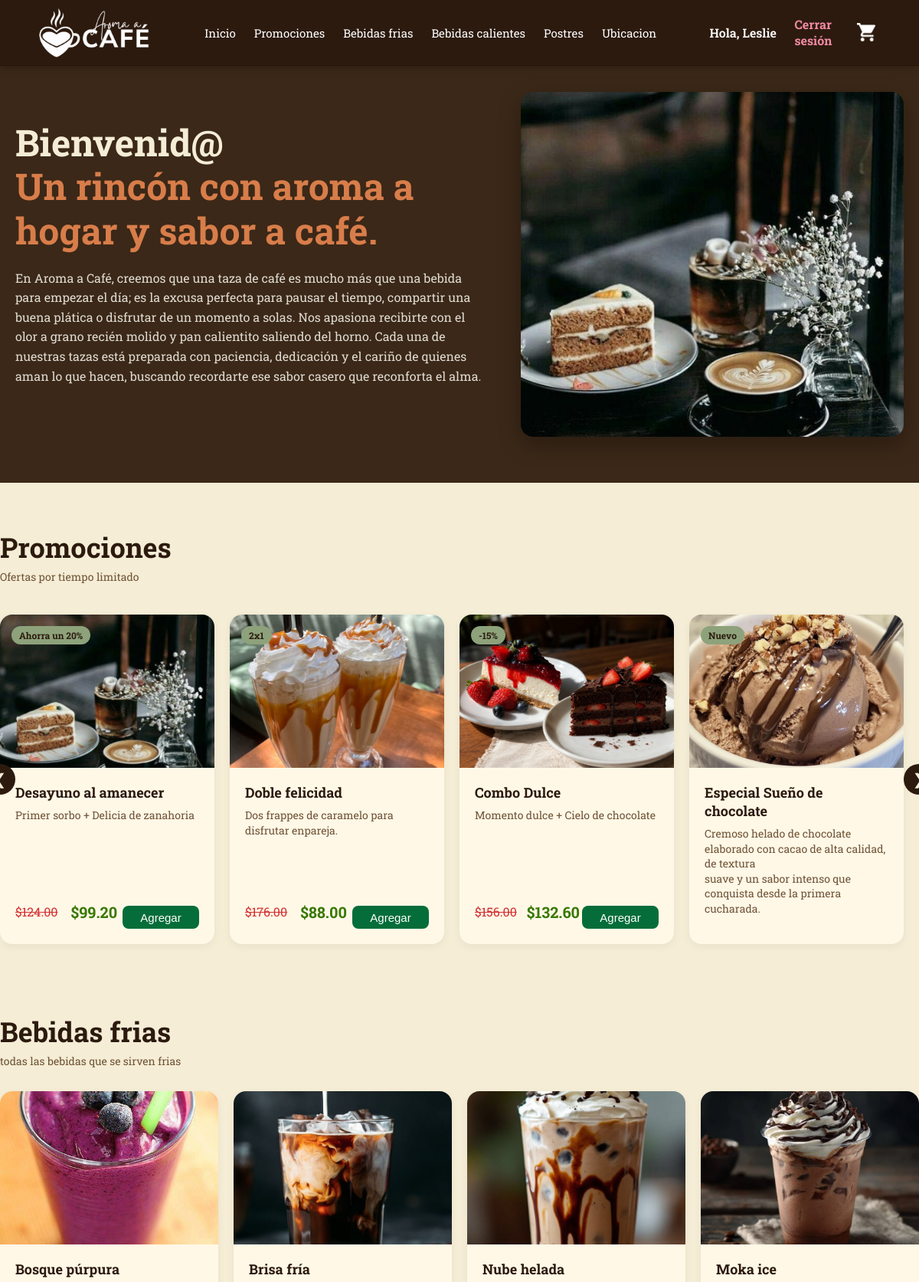
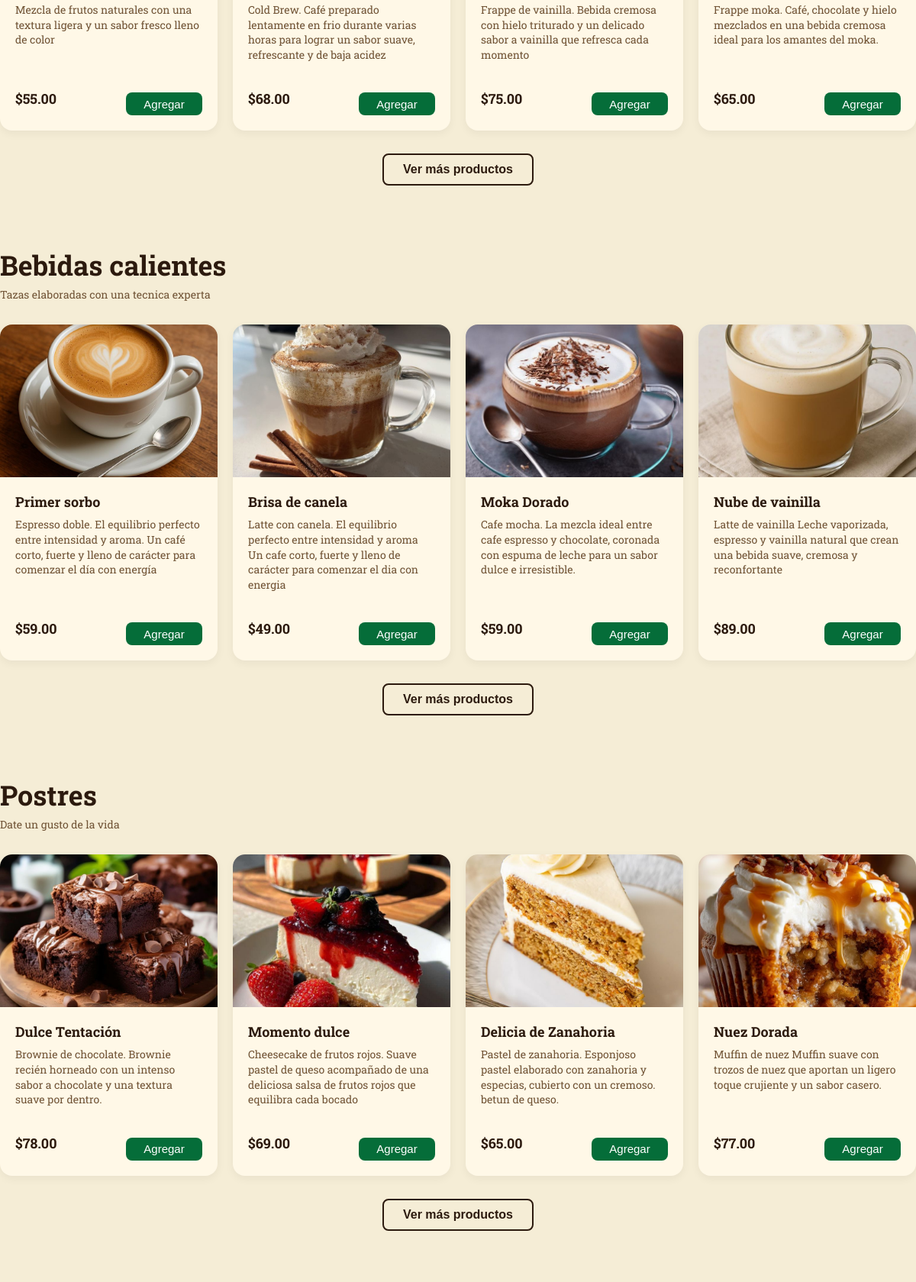
/index.php (signed in, upper part), run on the app's committed database (2 pictures, top to bottom).
### tables this page shows
CREATE TABLE `categorias` (
  `id_categoria` int(11) NOT NULL,
  `nombre` varchar(30) NOT NULL,
  `descripcion` varchar(100) DEFAULT NULL
);

CREATE TABLE `productos` (
  `id_producto` int(11) NOT NULL,
  `nombre` varchar(30) NOT NULL,
  `descripcion` text DEFAULT NULL,
  `id_categoria` int(11) DEFAULT NULL,
  `precio` decimal(10,2) NOT NULL,
  `imagen_url` varchar(255) DEFAULT NULL,
  `tiene_promocion` tinyint(1) DEFAULT 0,
  `etiqueta_promo` varchar(30) DEFAULT NULL,
  `precio_descuento` decimal(10,2) DEFAULT NULL
);

### index.php (the view, shortened to what this page needs)
<?php
require_once 'config/conexion.php';
$sqlCategorias = "
    SELECT
        id_categoria,
        nombre,
        descripcion
    FROM categorias
    ORDER BY id_categoria ASC
";
$categoriasResultado = $conexion->query($sqlCategorias);
$categorias = $categoriasResultado ? $categoriasResultado->fetchAll(PDO::FETCH_ASSOC) : [];
$sqlProductos = "
    SELECT
        p.id_producto,
        p.nombre,
        p.descripcion,
        p.id_categoria,
        p.precio,
        p.imagen_url,
        p.tiene_promocion,
        p.etiqueta_promo,
        p.precio_descuento
    FROM productos AS p
    ORDER BY p.id_categoria ASC, p.id_producto ASC
";
$productosResultado = $conexion->query($sqlProductos);
$productosPorCategoria = [];
if ($productosResultado) {
    while ($producto = $productosResultado->fetch(PDO::FETCH_ASSOC)) {
        $idCategoria = (int) $producto['id_categoria'];
        $productosPorCategoria[$idCategoria][] = $producto;
    }
}
?>
<!DOCTYPE html>
<html lang="es">
<head>
    <link rel="stylesheet" href="css/header-menu.css">
    <link rel="stylesheet" href="css/footer.css">
    <link rel="stylesheet" href="css/menu.css">
</head>
<body>
    <?php include("includes/header-menu.php"); ?>
    <section id="inicio" class="hero">
        <div class="container hero-content">
            <div class="hero-txt">
                <h1>Bienvenid@<br><span>Un rincón con aroma a hogar y sabor a café.</span></h1>
                <p>En Aroma a Café, creemos que una taza de café es mucho más que una bebida para empezar el día; es la excusa perfecta para pausar el tiempo, compartir una buena plática o disfrutar de un momento a solas.
Nos apasiona recibirte con el olor a grano recién molido y pan calientito saliendo del horno. Cada una de nuestras tazas está preparada con paciencia, dedicación y el cariño de quienes aman lo que hacen, buscando recordarte ese sabor casero que reconforta el alma.
</p>
            </div>
            <div class="hero-img">
                <img id="PromoImagen" src="img/productos/Postres/producto_6a658017028190.67328164.jpeg" alt="Delicias de café y helado" alt="Promociones">
            </div>
        </div>
    </section>
    <section id="promociones" class="categoria-seccion container">
        <h2>Promociones</h2>
        <p class="subtitulo">Ofertas por tiempo limitado</p>
        <div class="carousel-wrapper">
            <button class="carousel-btn" id="btn-prev">❮</button>
            <div class="carrusel-container" id="promos-carousel">
                <div class="box">
                    <div class="tag-oferta">Ahorra un 20%</div>
                    <img src="img/productos/Promociones/Desayuno-Amanecer.jpeg" alt="Promoción 1">
                    <div class="product-txt">
                        <h3>Desayuno al amanecer</h3>
                        <p>Primer sorbo + Delicia de zanahoria</p>
                    <div class="producto-footer">
                        <span class="precio-anterior">$124.00</span>
                        <span class="precio-promo">$99.20</span>
                        <button class="btn-agCarrito">Agregar</button>
                    </div>
                    </div>
                </div>
                <div class="box">
                    <div class="tag-oferta">2x1</div>
                    <img src="img/productos/Promociones/Doble-felicidad.jpeg" alt="Promoción 2">
                    <div class="product-txt">
                        <h3>Doble felicidad</h3>
                        <p>Dos frappes de caramelo para disfrutar enpareja.</p>
                        <div class="producto-footer">
                            <span class="precio-anterior">$176.00</span>
                            <span class="precio-promo">$88.00</span>
                            <button class="btn-agCarrito">Agregar</button>
                        </div>
                    </div>
                </div>
                <div class="box">
                    <div class="tag-oferta">-15%</div>
                    <img src="img/productos/Promociones/Combo-dulce.jpeg" alt="Promoción 3">
                    <div class="product-txt">
                        <h3>Combo Dulce</h3>
                        <p>Momento dulce + Cielo de chocolate</p>
                        <div class="producto-footer">
                            <span class="precio-anterior">$156.00</span>
                            <span class="precio-promo">$132.60</span>
                            <button class="btn-agCarrito">Agregar</button>
                        </div>
                    </div>
                </div>
                <div class="box">
                    <div class="tag-oferta">Nuevo</div>
                    <img src="img/productos/Postres/producto_6a658017028190.67328164.jpeg" alt="Promoción 4">
                    <div class="product-txt">
                        <h3>Especial Sueño de chocolate</h3>
                        <p>Cremoso helado de chocolate elaborado con cacao de alta calidad, de textura <br>
                            suave y un sabor intenso que conquista desde la primera cucharada.</p>
                        <div class="producto-footer">
                        </div>
                    </div>
                </div>
            </div>
            <button class="carousel-btn" id="btn-next">❯</button>
        </div>
    </section>
    <?php foreach ($categorias as $categoria): ?>
        <?php
            $idCategoria = (int) $categoria['id_categoria'];
            $productosCategoria = $productosPorCategoria[$idCategoria] ?? [];
        ?>
        <section id="categoria-<?= $idCategoria ?>" class="categoria-seccion container">
            <h2><?= htmlspecialchars($categoria['nombre'], ENT_QUOTES, 'UTF-8') ?></h2>
            <?php if (!empty($categoria['descripcion'])): ?>
                <p class="subtitulo">
                    <?= htmlspecialchars($categoria['descripcion'], ENT_QUOTES, 'UTF-8') ?>
                </p>
            <?php endif; ?>
            <div class="box-container limit-grid">
                <?php if (!empty($productosCategoria)): ?>
                    <?php $contador = 0;
                    foreach ($productosCategoria as $producto):
                        $contador++;
                        $claseProducto = $contador <= 4 ? 'product-item' : 'product-item-extra';
                    ?>
                    <div class="box <?= $claseProducto ?>">
                        <?php if (!empty($producto['imagen_url'])): ?>
                            <img
                                src="img/productos/<?= htmlspecialchars($producto['imagen_url'], ENT_QUOTES, 'UTF-8') ?>"
                                alt="<?= htmlspecialchars($producto['nombre'], ENT_QUOTES, 'UTF-8') ?>"
                            >
                        <?php endif; ?>
                        <div class="product-txt">
                            <h3><?= htmlspecialchars($producto['nombre'], ENT_QUOTES, 'UTF-8') ?></h3>
                            <p><?= htmlspecialchars($producto['descripcion'], ENT_QUOTES, 'UTF-8') ?></p>
                            <div class="producto-footer">
                                <?php if (!empty($producto['tiene_promocion']) && !empty($producto['precio_descuento'])): ?>
                                    <span class="precio-anterior">
                                        $<?= number_format((float) $producto['precio'], 2) ?>
                                    </span>
                                    <span class="precio-promo">
                                        $<?= number_format((float) $producto['precio_descuento'], 2) ?>
                                    </span>
                                <?php else: ?>
                                    <span class="precio">
                                        $<?= number_format((float) $producto['precio'], 2) ?>
                                    </span>
                                <?php endif; ?>
                                <button
                                    class="btn-agCarrito"
                                    data-id="<?= (int) $producto['id_producto'] ?>"
                                    data-nombre="<?= htmlspecialchars($producto['nombre'], ENT_QUOTES, 'UTF-8') ?>"
                                    data-precio="<?= (float) $producto['precio'] ?>"
                                    data-imagen="<?= htmlspecialchars($producto['imagen_url'], ENT_QUOTES, 'UTF-8') ?>"
                                >
                                    Agregar
                                </button>
                            </div>
                        </div>
                    </div>
                    <?php endforeach; ?>
                <?php else: ?>
                    <p>No hay productos disponibles en esta categoría.</p>
                <?php endif; ?>
            </div>
            <?php if (!empty($productosCategoria) && count($productosCategoria) > 4): ?>
                <div class="btn-container-center">
                    <button
                        id="btn-mas-<?= $idCategoria ?>"
                        class="btn-secundario btn-ver-mas"
                        data-target="categoria-<?= $idCategoria ?>"
                    >
                        Ver más productos
                    </button>
                </div>
            <?php endif; ?>
        </section>
    <?php endforeach; ?>
    <script src="js/menu.js"></script> </body>
</html>

### includes/header-menu.php (shortened to what this page needs)
<?php
require_once __DIR__ . '/../config/conexion.php';
try {
    $stmtCategoriasMenu = $conexion->query(
        "SELECT id_categoria, nombre FROM categorias ORDER BY id_categoria ASC"
    );
    $categoriasMenu = $stmtCategoriasMenu ? $stmtCategoriasMenu->fetchAll(PDO::FETCH_ASSOC) : [];
} catch (PDOException $e) {
    $categoriasMenu = [];
}
?>
<header id="main-header" class="site-header">
    <div class="header-container">
        <a href="index.php#inicio" class="header-brand">
            <img
                src="img/Logo/logotipo.jpeg"
                alt="logotipo de Aroma a Café"
                class="header-isotipo"
            >
        </a>
        <nav class="header-navbar" id="header-navbar" aria-label="Menú principal">
            <ul class="header-menu" id="header-menu">
                <li><a href="index.php#inicio">Inicio</a></li>
                <li><a href="index.php#promociones">Promociones</a></li>
                <?php foreach ($categoriasMenu as $categoriaMenu): ?>
                    <li>
                        <a href="index.php#categoria-<?= (int) $categoriaMenu['id_categoria'] ?>">
                            <?= htmlspecialchars($categoriaMenu['nombre'], ENT_QUOTES, 'UTF-8') ?>
                        </a>
                    </li>
                <?php endforeach; ?>
                <li><a href="index.php#nosotros">Ubicacion</a></li>
            </ul>
        </nav>
        <div class="header-actions">
            <?php if (isset($_SESSION['id_usuario'])): ?>
                <span class="nombre-usuario" style="margin-right: 15px; font-weight: 600; color: white;">
                    Hola, <?php echo htmlspecialchars($_SESSION['nombre'], ENT_QUOTES, 'UTF-8'); ?>
                </span>
                <a href="logout.php" class="header-icon-btn" style="text-decoration: none; color: #f18aa2; font-weight: bold; margin-right: 15px;" aria-label="Cerrar sesión">
                    Cerrar sesión
                </a>
            <?php endif; ?>
            <button type="button" class="header-icon-btn" id="boton-carrito" aria-label="Ver carrito">
                <img src="img/iconos/icon-carrito.png" alt="Ver carrito">
            </button>
        </div>
    </div>
</header>

### css/header-menu.css (style rules this page uses)
.site-header { position: fixed; top: 0; left: 0; width: 100%; z-index: 2000; background-color: #2C1A0E; border-bottom: 1px solid rgba(0, 0, 0, 0.2); box-shadow: 0 3px 12px rgba(0, 0, 0, 0.2); transition: top 0.4s ease; }
.header-container { width: min(1200px, 92%); min-height: 75px; margin: 0 auto; padding: 10px 0; display: flex; align-items: center; justify-content: space-between; gap: 25px; box-sizing: border-box; }
.header-brand { display: flex; align-items: center; flex-shrink: 0; color: #ffffff; text-decoration: none; }
.header-isotipo { width: 150px; height: auto; object-fit: contain; display: block; }
.header-navbar { flex: 1; }
.header-menu { margin: 0; padding: 0; display: flex; align-items: center; justify-content: center; gap: 24px; list-style: none; }
.header-menu li { margin: 0; padding: 0; }
.header-menu a { position: relative; color: #ffffff; font-family: "Roboto Slab", serif; font-size: 15px; font-weight: 400; text-decoration: none; white-space: nowrap; transition: color 0.3s ease; }
.header-menu a::after { content: ""; position: absolute; left: 0; bottom: -6px; width: 0; height: 2px; background-color: #c87444; transition: width 0.3s ease; }
.header-actions { display: flex; align-items: center; gap: 12px; flex-shrink: 0; }
.header-icon-btn { width: 42px; height: 42px; padding: 8px; display: flex; align-items: center; justify-content: center; background-color: transparent; border: none; border-radius: 50%; cursor: pointer; transition: background-color 0.3s ease, transform 0.2s ease; }
.header-icon-btn img { width: 24px; height: 24px; object-fit: contain; }

### data on the page
categorias: nombre "Bebidas frias", descripcion "todas las bebidas que se sirven frias"
categorias: nombre "Bebidas calientes", descripcion "Tazas elaboradas con una tecnica experta"
categorias: nombre "Postres", descripcion "Date un gusto de la vida"
productos: imagen_url (picture), nombre "Bosque púrpura", descripcion "Mezcla de frutos naturales con una textura ligera y un sabor fresco lleno de color", precio "55.00"
productos: imagen_url (picture), nombre "Brisa fría", descripcion "Cold Brew. Café preparado lentamente en frio durante varias horas para lograr un sabor suave, refrescante y de baja acidez", precio "68.00"
productos: imagen_url (picture), nombre "Nube helada", descripcion "Frappe de vainilla. Bebida cremosa con hielo triturado y un delicado sabor a vainilla que refresca cada momento", precio "75.00"
productos: imagen_url (picture), nombre "Moka ice", descripcion "Frappe moka. Café, chocolate y hielo mezclados en una bebida cremosa ideal para los amantes del moka.", precio "65.00"
productos: imagen_url (picture), nombre "Primer sorbo", descripcion "Espresso doble. El equilibrio perfecto entre intensidad y aroma. Un café corto, fuerte y lleno de carácter para comenzar el día con energía", precio "59.00"
productos: imagen_url (picture), nombre "Brisa de canela", descripcion "Latte con canela. El equilibrio perfecto entre intensidad y aroma Un cafe corto, fuerte y lleno de carácter para comenzar el dia con energia", precio "49.00"
productos: imagen_url (picture), nombre "Moka Dorado", descripcion "Cafe mocha. La mezcla ideal entre cafe espresso y chocolate, coronada con espuma de leche para un sabor dulce e irresistible.", precio "59.00"
productos: imagen_url (picture), nombre "Nube de vainilla", descripcion "Latte de vainilla Leche vaporizada, espresso y vainilla natural que crean una bebida suave, cremosa y reconfortante", precio "89.00"
productos: imagen_url (picture), nombre "Dulce Tentación", descripcion "Brownie de chocolate. Brownie recién horneado con un intenso sabor a chocolate y una textura suave por dentro.", precio "78.00"
productos: imagen_url (picture), nombre "Momento dulce", descripcion "Cheesecake de frutos rojos. Suave pastel de queso acompañado de una deliciosa salsa de frutos rojos que equilibra cada bocado", precio "69.00"
productos: imagen_url (picture), nombre "Delicia de Zanahoria", descripcion "Pastel de zanahoria. Esponjoso pastel elaborado con zanahoria y especias, cubierto con un cremoso. betun de queso.", precio "65.00"
productos: imagen_url (picture), nombre "Nuez Dorada", descripcion "Muffin de nuez Muffin suave con trozos de nuez que aportan un ligero toque crujiente y un sabor casero.", precio "77.00"

### other printed values
$_SESSION['nombre'] "Leslie"
